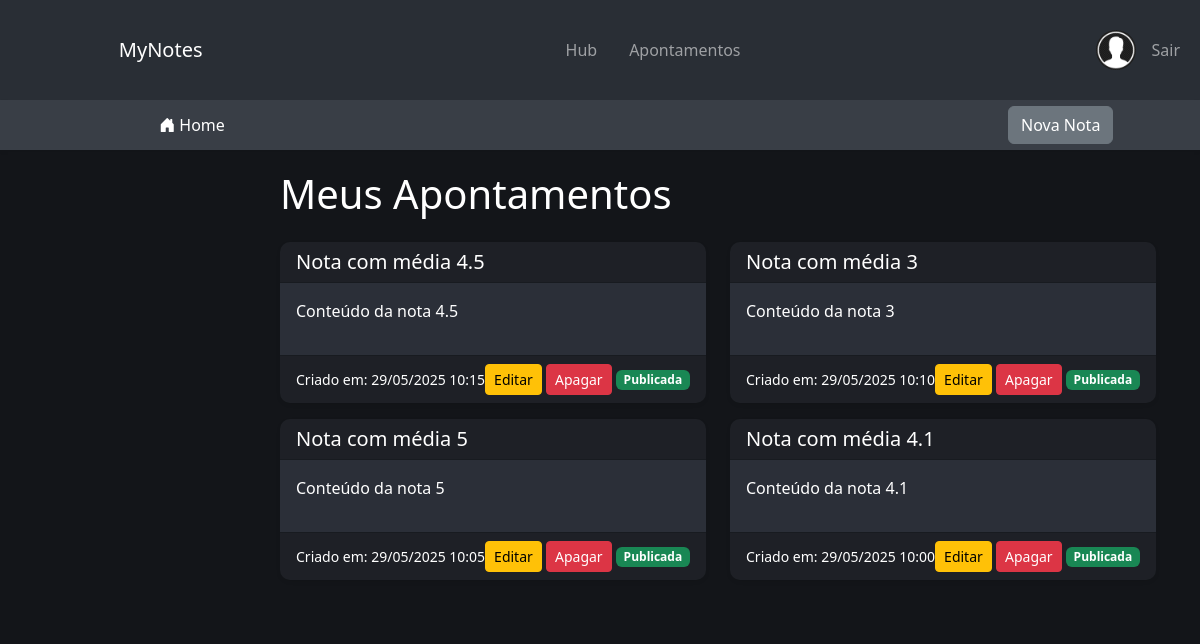
Screenshot of /apontamentos.php (signed in) with the database file from the repository.
### tables this page shows
CREATE TABLE `notes` (
  `id` int(11) NOT NULL,
  `user_id` int(11) NOT NULL,
  `id_cadeira` int(11) DEFAULT NULL,
  `escola` int(11) DEFAULT NULL,
  `title` varchar(255) NOT NULL,
  `content` text NOT NULL,
  `private_status` tinyint(2) NOT NULL DEFAULT 1,
  `created_at` timestamp NOT NULL DEFAULT current_timestamp(),
  `updated_at` timestamp NOT NULL DEFAULT current_timestamp() ON UPDATE current_timestamp()
);

### apontamentos.php (the view, shortened to what this page needs)
<?php
require_once 'config.php';
$user_id = $_SESSION["user_id"];
$stmt = $conn->prepare("SELECT id, title, content, created_at, private_status FROM notes WHERE user_id = ? ORDER BY created_at DESC");
$stmt->execute([$user_id]);
$notes = $stmt->fetchAll(PDO::FETCH_ASSOC);
?>
<!DOCTYPE html>
<html lang="pt">
<head>
    <link href="https://cdn.jsdelivr.net/npm/bootstrap@5.3.0/dist/css/bootstrap.min.css" rel="stylesheet">
    <link rel="stylesheet" href="https://cdn.jsdelivr.net/npm/bootstrap-icons@1.11.3/font/bootstrap-icons.min.css">
    <link rel="stylesheet" href="styles.css">
</head>
<body>
    <nav class="navbar navbar-expand-lg navbar-dark navbar-custom" style="height: 100px;">
        <div class="container-fluid d-flex justify-content-between align-items-center">
            <div class="d-flex align-items-center flex-grow-1" style="min-width:180px; margin-left: 5%;">
                <a class="navbar-brand" href="index.php" style="margin-left: 3rem;">MyNotes</a>
            </div>
            <div class="d-flex justify-content-center flex-grow-1">
                <ul class="navbar-nav align-items-center gap-3">
                    <li class="nav-item">
                        <a class="nav-link" href="index.php">Hub</a>
                    </li>
                    <li class="nav-item">
                        <a class="nav-link" href="apontamentos.php">Apontamentos</a>
                    </li>
                </ul>
            </div>
            <div class="d-flex align-items-center flex-grow-1 justify-content-end" style="min-width:180px;">
                <ul class="navbar-nav align-items-center">
                    <li class="nav-item">
                        <a class="nav-link" href="perfil.php">
                            <img src="./img/avatar.png" class="rounded-circle" style="width: 40px; border: none;"
                                alt="Avatar" />
                        </a>
                    </li>
                    <?php if (isset($_SESSION["user_id"])): ?>
                        <li class="nav-item">
                            <a class="nav-link" href="logout.php">Sair</a>
                        </li>
                    <?php else: ?>
                        <li class="nav-item">
                            <a class="nav-link" href="login.php">Login</a>
                        </li>
                    <?php endif; ?>
                </ul>
            </div>
        </div>
    </nav>
    <nav class="navbar navbar-expand-lg navbar-dark navbar2nd" style="height: 50px; background-color: #393e46;">
        <div class="container-fluid d-flex justify-content-between align-items-center">
            <div>
                <a href="index.php" class="btn btn-link text-white text-decoration-none"
                    style="margin-left: 50%;min-width: 180px;">
                    <i class="bi bi-house-door-fill"></i> Home
                </a>
            </div>
            <div
                style="height: 50px; display: flex; align-items: center; min-width: 180px; box-sizing: border-box;">
                <a href="nova_nota.php" class="btn btn-secondary" style="">Nova Nota</a>
            </div>
        </div>
    </nav>
    <div class="content d-flex flex-column align-items-start">
        <div class="d-flex justify-content-between align-items-center w-100">
            <h1 style="color: white;">Meus Apontamentos</h1>
        </div>
        <?php if (count($notes) > 0): ?>
            <div class="row mt-3 w-100">
                <?php foreach ($notes as $note): ?>
                    <div class="col-md-6">
                        <div class="card mb-3 shadow-sm custom-card">
                            <div class="card-header text-white d-flex justify-content-between">
                                <h5 class="mb-0"><?= htmlspecialchars($note['title']) ?></h5>
                            </div>
                            <div class="card-body" style="background-color: #2b2f38;">
                                <p class="card-text;" style="color: white;"><?= nl2br(htmlspecialchars($note['content'])) ?></p>
                            </div>
                            <div class="card-footer d-flex justify-content-between align-items-center" style="color: white;">
                                <small>Criado em:
                                    <?= date('d/m/Y H:i', strtotime($note['created_at'])) ?></small>
                                <div>
                                    <a href="editar_nota.php?id=<?= $note['id'] ?>" class="btn btn-sm btn-warning">Editar</a>
                                    <form action="delete_note.php" method="POST" class="d-inline">
                                        <button type="submit" class="btn btn-sm btn-danger">Apagar</button>
                                    </form>
                                    <?php if ($note['private_status'] == 1): ?>
                                        <form action="apontamentos.php" method="POST" class="d-inline">
                                            <input type="hidden" name="publicar_note_id" value="<?= $note['id'] ?>">
                                            <button type="submit" class="btn btn-sm btn-success">Publicar</button>
                                        </form>
                                    <?php elseif ($note['private_status'] == 0): ?>
                                        <span class="badge bg-success">Publicada</span>
                                    <?php else: ?>
                                        <span class="badge bg-success">A aguardar aprovação de moderadores</span>
                                    <?php endif; ?>
                                </div>
                            </div>
                        </div>
                    </div>
                <?php endforeach; ?>
            </div>
        <?php else: ?>
            <p class="mt-3">Ainda não tem apontamentos.</p>
        <?php endif; ?>
    </div>
</body>
</html>

### styles.css (style rules this page uses)
body { background-color: #131519 !important; }
.navbar-custom { background-color: #292E35 !important; }
.navbar2nd { background-color: #393e46 !important; box-shadow: 0 2px 4px rgba(0, 0, 0, 0.05); }
.content { margin-left: 260px; padding: 20px; max-width: calc(100% - 260px); background-color: #131519; }
.card { max-width: 800px; }
.custom-card { background-color: #1E2127 !important; border-radius: 10px; border: none; }
::placeholder { color: #fff !important; opacity: 0.4 !important; }

### rows the page displays
notes: title "Nota com média 4.5", content "Conteúdo da nota 4.5", created_at "29/05/2025 10:15", private_status "Publicada"
notes: title "Nota com média 3", content "Conteúdo da nota 3", created_at "29/05/2025 10:10", private_status "Publicada"
notes: title "Nota com média 5", content "Conteúdo da nota 5", created_at "29/05/2025 10:05", private_status "Publicada"
notes: title "Nota com média 4.1", content "Conteúdo da nota 4.1", created_at "29/05/2025 10:00", private_status "Publicada"
